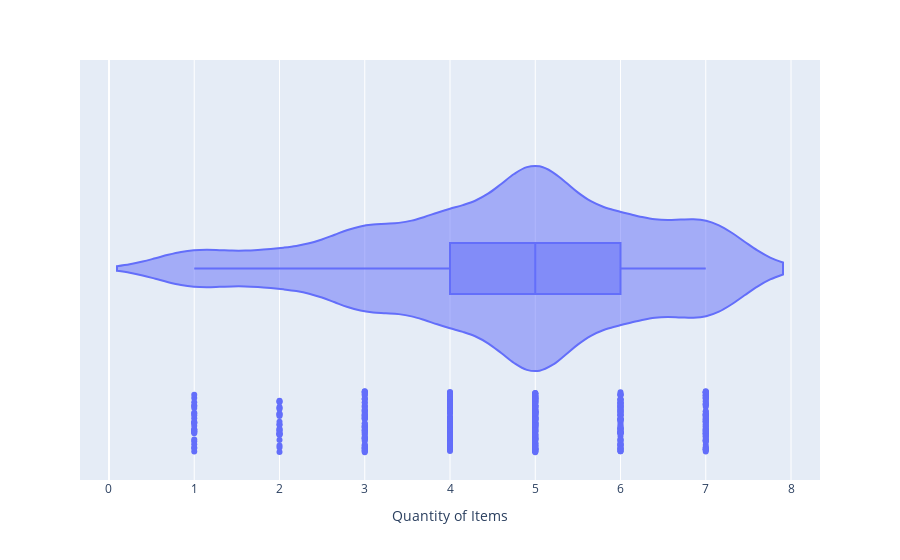

Here is the notebook cell this chart was saved with:
### Code cell
# Insights NO Outliers in this dataset but let's plot violin plots
# violin plot for all numerical features 
fig = (px.violin(
        df_compained,
        x = 'Quantity of Items',
        box = True , 
        points= 'all'
        


)

)
fig.show()

### Figure 1 — Plotly figure (JSON) as saved in the notebook; plotly's stock layout.template omitted (floating-point values rounded to 4 significant figures; data arrays with more than 128 entries replaced by an {"elided": "..."} marker saying what was removed)
{"data": [{"alignmentgroup": "True", "box": {"visible": true}, "hovertemplate": "Quantity of Items=%{x}<extra></extra>", "legendgroup": "", "marker": {"color": "#636efa"}, "name": "", "offsetgroup": "", "orientation": "h", "points": "all", "scalegroup": "True", "showlegend": false, "type": "violin", "x": {"elided": "500 int values"}, "x0": " ", "xaxis": "x", "y0": " ", "yaxis": "y"}], "layout": {"legend": {"tracegroupgap": 0}, "margin": {"t": 60}, "violinmode": "group", "xaxis": {"anchor": "y", "domain": [0, 1], "title": {"text": "Quantity of Items"}}, "yaxis": {"anchor": "x", "domain": [0, 1]}}}
